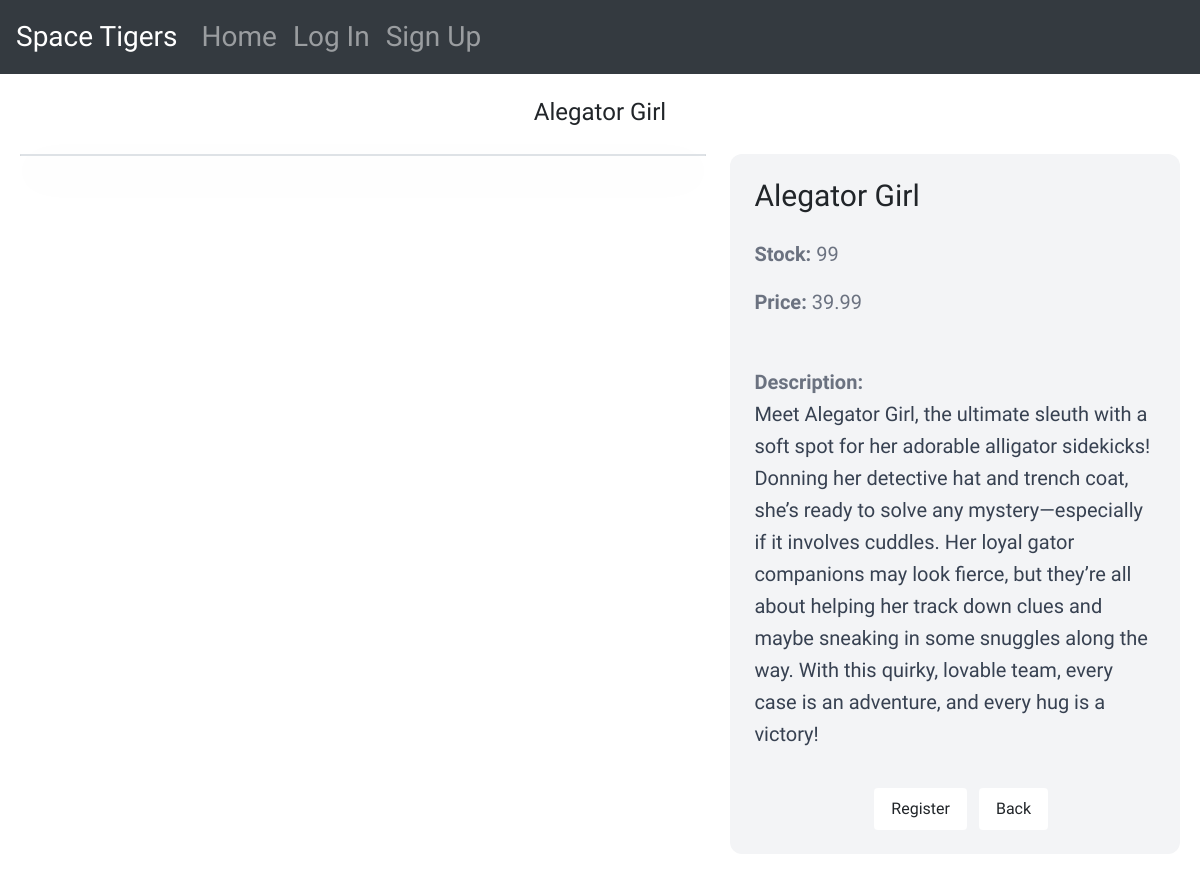
The app's page /1/ (upper part), older data.
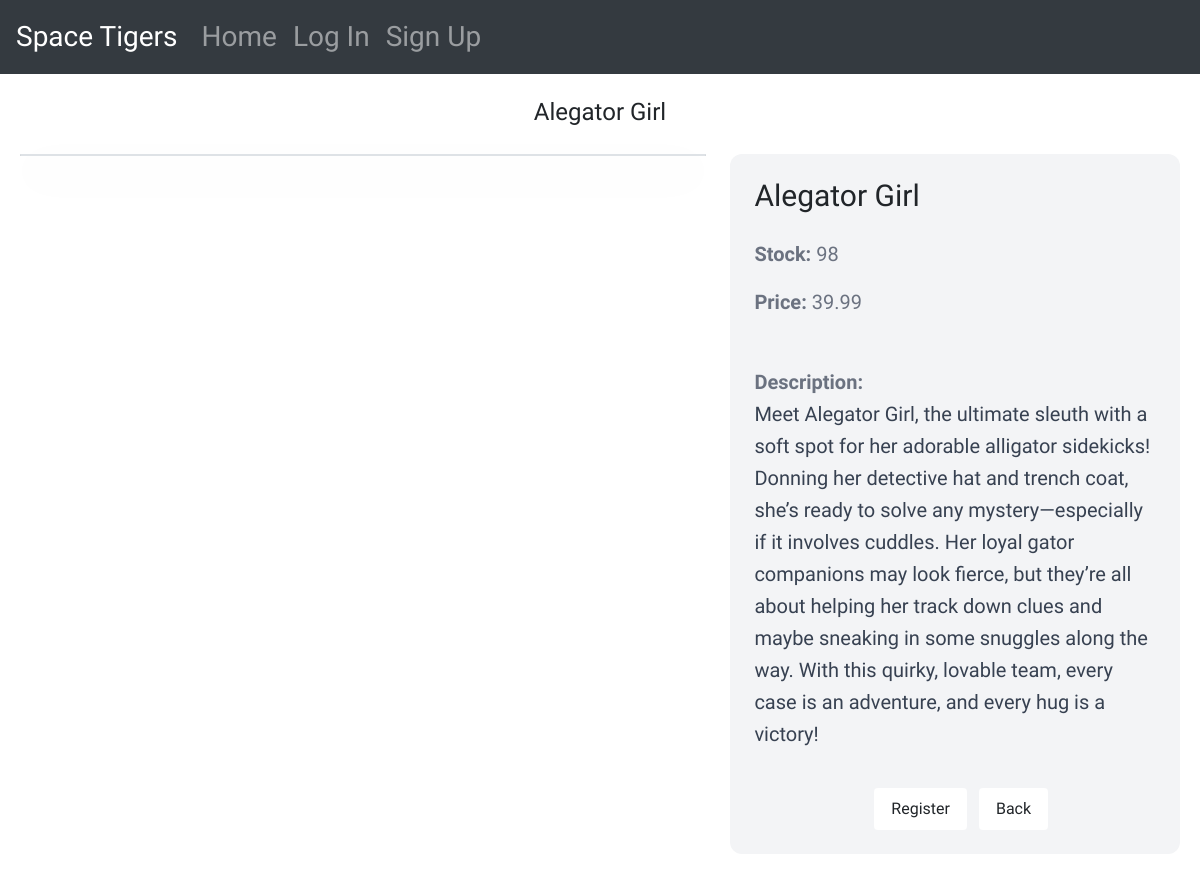
The same page, newer data.
### space_tigersapp/models.py (models this page shows)
class Product(models.Model):
    name = models.CharField(max_length=255)
    price = models.FloatField()
    stock = models.IntegerField()
    description = models.TextField(blank=True, null=True)
    model_directory = models.CharField(max_length=255, blank=True, null=True)
    model_file_name = models.CharField(max_length=100, blank=True, null=True)

### space_tigersapp/views.py (the view)
# urls.py: path('<int:id>/', views.detail, name='detail'),
def detail(request, id):
    model_3d = get_object_or_404(Product, id=id)
    related_model_3d = Product.objects.exclude(id=id).order_by('?')[:3]
    return render(request, 'detail.html', {
        'model_3d': model_3d,
        'related_model_3d': related_model_3d,
    })

### templates/detail.html (shortened to what this page needs)
{% extends 'base.html' %}
{% load static %}
{% block content %}
<h2 class="mb-4 text-3xl text-center">{{ model_3d.name }}</h2>
<div class="grid grid-cols-1 md:grid-cols-5 gap-6">
    <div class="col-span-1 md:col-span-3">
        <div class="border border-gray-300 rounded-xl shadow-lg overflow-hidden bg-gray-800">
        </div>
    </div>
    <div class="col-span-1 md:col-span-2 p-6 bg-gray-100 rounded-xl flex flex-col justify-between" style="height: 700px;">
        <div>
            <h1 class="mb-6 text-3xl">{{ model_3d.name }}</h1>
            <p class="text-gray-500"><strong>Stock: </strong>{{ model_3d.stock }}</p>
            <p class="text-gray-500"><strong>Price: </strong>{{ model_3d.price }}</p>
            <br>
            {% if model_3d.description %}
                <p class="text-gray-700">
                    <strong class="text-gray-500">Description:</strong><br>
                    {{ model_3d.description }}
                </p>
            {% endif %}
        </div>
        <div class="flex flex-col items-center space-y-4">
            <div class="flex flex-col space-y-6">
                <form action="{% url 'cart:cart_add' model_3d.id %}" method="POST" class="flex space-x-3">
                    {% if user.is_authenticated %}
                        {% if model_3d.stock > 0 %}
                            <input type="hidden" name="quantity" value="1">
                            <button type="submit" class="btn inline-block px-3 py-2 font-semibold bg-white text-black text-center rounded-xl hover:bg-gray-200">
                                Add to Cart
                            </button>
                        {% else %}
                        <button type="button" class="btn inline-block px-3 py-2 font-semibold bg-white text-black text-center rounded-xl hover:bg-gray-200 opacity-50 cursor-not-allowed" disabled>
                            Out of Stock
                        </button>
                        {% endif %}
                        <a href="/" class="btn inline-block px-3 py-2 font-semibold bg-white text-black text-center rounded-xl hover:bg-gray-200">
                            Back
                        </a>
                    {% else %}
                        <a href="{% url 'register' %}" class="btn inline-block px-3 py-2 font-semibold bg-white text-black text-center rounded-xl hover:bg-gray-200">
                            Register
                        </a>
                        <a href="/" class="btn inline-block px-3 py-2 font-semibold bg-white text-black text-center rounded-xl hover:bg-gray-200">
                            Back
                        </a>
                    {% endif %}
                </form>
            </div>
        </div>
    </div>
</div>
{% endblock %}

Row changes from the older to the newer data that the page shows:
changed Product "Alegator Girl": stock "99" → "98"
